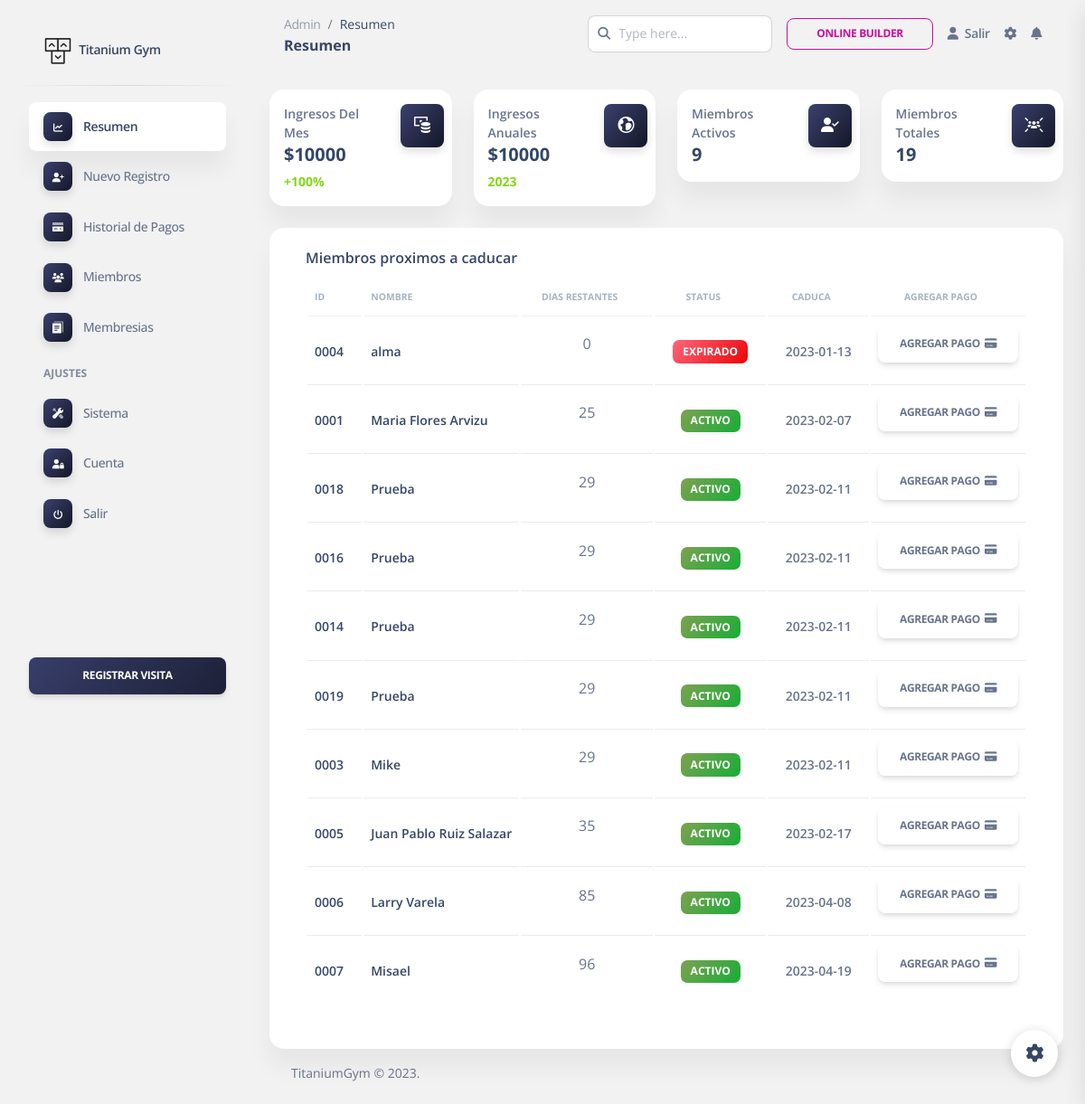
Page /dashboard/admin/ (signed in) on the committed database.
### tables this page shows
CREATE TABLE `users` (
  `userid` int(4) UNSIGNED ZEROFILL NOT NULL,
  `username` varchar(40) NOT NULL,
  `gender` varchar(8) NOT NULL,
  `phone` varchar(15) NOT NULL,
  `dob` varchar(10) NOT NULL,
  `joining_date` varchar(10) NOT NULL
);

### dashboard/admin/index.php (the view, shortened to what this page needs)
<?php
	require '../../include/db_conn.php';
	$principalColor = $_SESSION['principalColor'];
	$backgroundColor =  $_SESSION['backgroundColor'];
?>
<!DOCTYPE html>
<html lang="es">
<!DOCTYPE html>
<html lang="es">
<head>
	<link rel="stylesheet" href="https://cdnjs.cloudflare.com/ajax/libs/font-awesome/6.2.1/css/all.min.css" />
	<link href="../assets/css/nucleo-icons.css" rel="stylesheet" />
	<link href="../assets/css/nucleo-svg.css" rel="stylesheet" />
	<link href="../assets/css/nucleo-svg.css" rel="stylesheet" />
	<link id="pagestyle" href="../assets/css/soft-ui-dashboard.css?v=1.0.6" rel="stylesheet" />
</head>
<body class="g-sidenav-show" style="<?php echo "background:$backgroundColor !important;"?>     background-attachment: fixed;">
	<?php $active = 'dashboard'; $principalColor = $principalColor; include 'components/menu.php'; ?>
	<main class="main-content position-relative max-height-vh-100 h-100 border-radius-lg ">
		<?php $titlePage = 'Resumen'; include 'components/navbar.php'; ?>
		<div class="container-fluid py-4">
			<div class="row">
				<div class="col-xl-3 col-sm-6 mb-xl-0 mb-4">
					<div class="card">
						<div class="card-body p-3">
							<div class="row">
								<div class="col-8">
									<div class="numbers">
										<p class="text-sm mb-0 text-capitalize font-weight-bold">Ingresos del mes</p>
										<h5 class="font-weight-bolder mb-0">
											<?php
											$date  = date('Y-m');
											$query = "select * from enrolls_to WHERE  paid_date LIKE '$date%'";
											$result  = mysqli_query($con, $query);
											$revenue = 0;
											if (mysqli_affected_rows($con) != 0) {
												while ($row = mysqli_fetch_array($result, MYSQLI_ASSOC)) {
													$query1="select * from plan where pid='".$row['pid']."'";
													$result1=mysqli_query($con,$query1);
													if($result1){
														$value=mysqli_fetch_row($result1);
													$revenue = $value[4] + $revenue;
													}
												}
											}
											echo "$".$revenue;
											?>
											<span class="text-success text-sm font-weight-bolder">
												<?php
													function pctDiff($x1, $x2) {
														if(!$x1) {
															return 100;
														}
														$diff = ($x2 - $x1) / $x1;
														return round($diff * 100, 2);
													}
													$revenuePassMonth = 0;
													if($revenuePassMonth < $revenue) {
														echo "+";
													}
													$diff = pctDiff($revenuePassMonth, $revenue);
													echo $diff . '%';
												?>
											</span>
										</h5>
									</div>
								</div>
								<div class="col-4 text-end">
									<div
										class="icon icon-shape bg-gradient-primary shadow text-center border-radius-md" style=
										<?php echo "'background-image:$principalColor;'"?>
										>
										<i class="ni ni-money-coins text-lg opacity-10" aria-hidden="true"></i>
									</div>
								</div>
							</div>
						</div>
					</div>
				</div>
				<div class="col-xl-3 col-sm-6 mb-xl-0 mb-4">
					<div class="card">
						<div class="card-body p-3">
							<div class="row">
								<div class="col-8">
								<div class="numbers">
										<p class="text-sm mb-0 text-capitalize font-weight-bold">Ingresos Anuales</p>
										<h5 class="font-weight-bolder mb-0">
											<?php
											$date  = date('Y');
											$query = "select * from enrolls_to WHERE  paid_date LIKE '$date%'";
											$result  = mysqli_query($con, $query);
											$revenue = 0;
											if (mysqli_affected_rows($con) != 0) {
												while ($row = mysqli_fetch_array($result, MYSQLI_ASSOC)) {
													$query1="select * from plan where pid='".$row['pid']."'";
													$result1=mysqli_query($con,$query1);
													if($result1){
														$value=mysqli_fetch_row($result1);
													$revenue = $value[4] + $revenue;
													}
												}
											}
											echo "$".$revenue;
											?>
											<span class="text-success text-sm font-weight-bolder"><?php echo date("Y");?></span>
										</h5>
									</div>
								</div>
								<div class="col-4 text-end">
									<div
										class="icon icon-shape bg-gradient-primary shadow text-center border-radius-md" style=<?php echo "'background-image:$principalColor;'"?>>
										<i class="ni ni-world text-lg opacity-10" aria-hidden="true"></i>
									</div>
								</div>
							</div>
						</div>
					</div>
				</div>
				<div class="col-xl-3 col-sm-6 mb-xl-0 mb-4">
					<div class="card">
						<div class="card-body p-3">
							<div class="row">
								<div class="col-8">
									<div class="numbers">
										<p class="text-sm mb-0 text-capitalize font-weight-bold">Miembros activos</p>
										<h5 class="font-weight-bolder mb-0">
											<?php
												$today = date("Y-m-d");
												$query = "select COUNT(*) from users where cast(dob as DATE) > cast('$today' as DATE)";
												$result = mysqli_query($con, $query);
												if (mysqli_affected_rows($con) != 0) {
													while ($row = mysqli_fetch_array($result, MYSQLI_ASSOC)) {
														echo $row['COUNT(*)'];
													}
												}
											?>
										</h5>
									</div>
								</div>
								<div class="col-4 text-end">
									<div
										class="icon icon-shape bg-gradient-primary shadow text-center border-radius-md" style=<?php echo "'background-image:$principalColor;'"?>>
										<i class="fa-solid fa-user-check opacity-10"></i>
									</div>
								</div>
							</div>
						</div>
					</div>
				</div>
				<div class="col-xl-3 col-sm-6">
					<div class="card">
						<div class="card-body p-3">
							<div class="row">
								<div class="col-8">
									<div class="numbers">
										<p class="text-sm mb-0 text-capitalize font-weight-bold">Miembros Totales</p>
										<h5 class="font-weight-bolder mb-0">
											<?php
											$query = "select COUNT(*) from users";
											$result = mysqli_query($con, $query);
											if (mysqli_affected_rows($con) != 0) {
												while ($row = mysqli_fetch_array($result, MYSQLI_ASSOC)) {
													echo $row['COUNT(*)'];
												}
											}
											?>
										</h5>
									</div>
								</div>
								<div class="col-4 text-end">
									<div
										class="icon icon-shape bg-gradient-primary shadow text-center border-radius-md" style=<?php echo "'background-image:$principalColor;'"?>>
										<i class="fa-solid fa-users-rays opacity-10"></i>
									</div>
								</div>
							</div>
						</div>
					</div>
				</div>
			</div>
			<div class="row mt-4">
				<div class="col-lg-12 mb-lg-0 mb-4">
					<div class="card">
						<div class="card-body p-3">
							<div class="row">
							<div class="col-12">
								<div class="card mb-4" style="box-shadow: none;">
									<div class="card-header pb-0 pt-1">
									<h6>Miembros proximos a caducar</h6>
									<div class="table-responsive p-0">
										<table class=" table align-items-center justify-content-center mb-0">
										<thead>
											<tr>
											<th class="text-uppercase text-secondary text-xxs font-weight-bolder opacity-7 p-2">ID</th>
											<th class="text-uppercase text-secondary text-xxs font-weight-bolder opacity-7 p-2">Nombre</th>
											<th class="text-uppercase text-secondary text-xxs font-weight-bolder opacity-7 ps-2 text-center">Dias Restantes</th>
											<th class="text-uppercase text-secondary text-xxs font-weight-bolder opacity-7 ps-2 text-center">Status</th>
											<th class="text-uppercase text-secondary text-xxs font-weight-bolder text-center opacity-7 ps-2">Caduca</th>
											<th class="text-uppercase text-secondary text-xxs font-weight-bolder text-center opacity-7 ps-2">Agregar Pago</th>
											</tr>
										</thead>
										<?php
											$query = "select * FROM users WHERE cast(dob as DATE) >= CURDATE() ORDER BY cast(dob as DATE) ASC";
												$result = mysqli_query($con, $query);
												if (mysqli_affected_rows($con) != 0) {
													while ($row = mysqli_fetch_array($result, MYSQLI_ASSOC)) {
														$uid   = $row['userid'];
														echo "<td>
																	<h6 class='mb-0 text-sm'>".$uid ." </h6>
																</td>";
														echo "<td style='width: 1em'>
																<h6 class='mb-0 text-sm'>". $row['username'] . " </h6>
																</td>";
														$expireDate = strtotime($row['dob']);
														$today = strtotime(date("Y-m-d"));
														$timeDiff = abs($expireDate - $today);
														$numberDays = $timeDiff/86400;
														$numberDays = intval($numberDays);
														$timestamp1 = strtotime(str_replace('-', '/', $row['dob']));
														$timestamp2 = strtotime(date('Y/m/d'));
														if (date('Ymd', $timestamp1) <= date('Ymd', $timestamp2)) {
															$statusString = "Expirado";
															$statusClass = "bg-gradient-danger";
														} else {
															$statusString = "Activo";
															$statusClass = "bg-gradient-success";
														}
														echo "<td ><p class='text-center'>" . $numberDays ."</p></td>";
														echo "<td class='text-center'><span class='badge badge-sm bg-gradient-success $statusClass'>$statusString</span></td>";
														echo "<td><p class='text-center text-sm font-weight-bold mb-0 '>" . $row['dob'] . "</p></td>";
														echo "<td class='text-center' style='width:1em;'><form action='make_payments.php' method='post'><input type='hidden' name='userID' value='" . $uid . "'/>
														<input type='hidden' name='planID' value='" .  "'/>
														<div class='btn btn-default'><input type='submit' class='btn' value='Agregar Pago' style='
															padding: 0 5px 0 0;;
															margin: 0;
															background: transparent;
															box-shadow: none;
														'><i class='fa-sharp fa-solid fa-credit-card'></i>
														</div>
														</form></td></tr>";														$msgid = 0;
													}
												}
											?>
											</table>
										</div>
									</div>
									<div class="card-body px-0 pt-0 pb-2">
									</div>
								</div>
								</div>
							</div>
						</div>
					</div>
				</div>
			</div>
			<?php include 'components/footer.php';?>
		</div>
	</main>
	<?php include 'components/fixed_plugin.php';?>
</body>
</html>

### dashboard/assets/css/nucleo-svg.css (style rules this page uses)
.icon { display: inline-block; color: #111111; height: 1em; width: 1em; }
.icon { fill: currentColor; stroke: none; }

### rows in the picture
users: userid "0004", username "alma", dob "0", dob "EXPIRADO", dob "2023-01-13"
users: userid "0001", username "Maria Flores Arvizu", dob "25", dob "ACTIVO", dob "2023-02-07"
users: userid "0018", username "Prueba", dob "29", dob "ACTIVO", dob "2023-02-11"
users: userid "0016", username "Prueba", dob "29", dob "ACTIVO", dob "2023-02-11"
users: userid "0014", username "Prueba", dob "29", dob "ACTIVO", dob "2023-02-11"
users: userid "0019", username "Prueba", dob "29", dob "ACTIVO", dob "2023-02-11"
users: userid "0003", username "Mike", dob "29", dob "ACTIVO", dob "2023-02-11"
users: userid "0005", username "Juan Pablo Ruiz Salazar", dob "35", dob "ACTIVO", dob "2023-02-17"
users: userid "0006", username "Larry Varela", dob "85", dob "ACTIVO", dob "2023-04-08"
users: userid "0007", username "Misael", dob "96", dob "ACTIVO", dob "2023-04-19"

### other values in the picture
$_ENV["PAGE_NAME"] "Titanium Gym"
$titlePage "Resumen"
$revenue "10000"
$diff "100"
$row['COUNT(*)'] "9"
$row['COUNT(*)'] "19"
